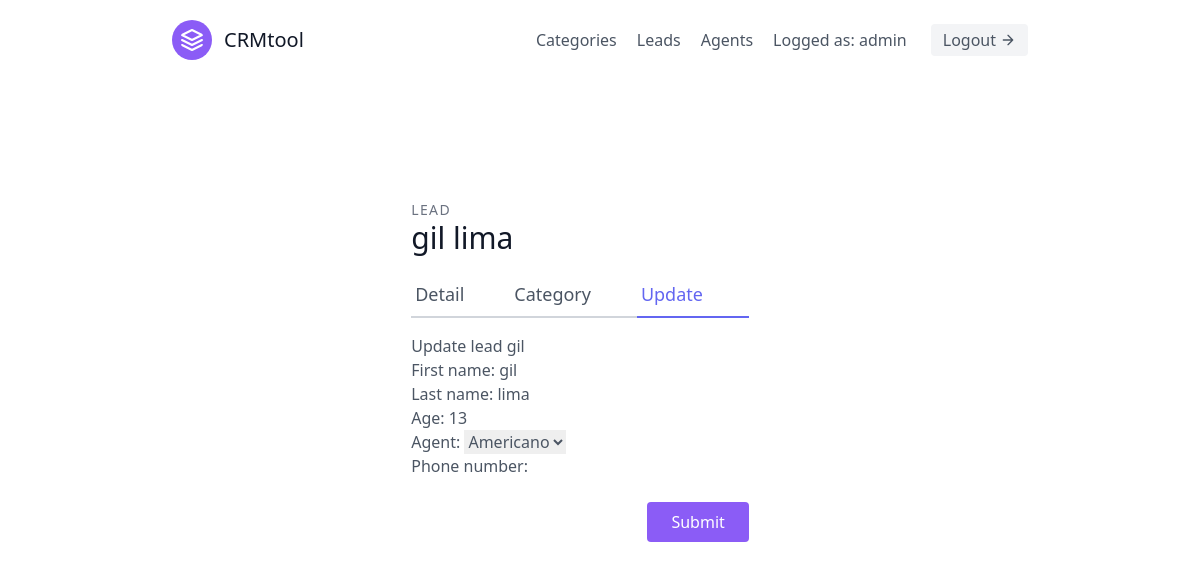
The app's page /leads/update/1 (signed in) with its own data.
### leads/models.py (models this page shows)
class User(AbstractUser):
    is_organisor = models.BooleanField(default=True)
    is_agent = models.BooleanField(default=False)

class Lead(models.Model):
    first_name = models.CharField(max_length=20)
    last_name = models.CharField(max_length=20)
    age = models.IntegerField(default=0)
    phone_number = models.CharField(blank=True, null=True, max_length=15)
    data_created = models.DateField(auto_now_add=True)
    organisation = models.ForeignKey(UserProfile, on_delete=models.CASCADE)
    agent = models.ForeignKey('Agent', blank=True, null=True, on_delete=models.SET_NULL) #Cascade means when agent is deleted leads is deleted too
    category = models.ForeignKey('Category', related_name='leads', blank=True, null=True, on_delete=models.SET_NULL)

### leads/views.py (the view, shortened to what this page needs)
# urls.py: path('update/<int:pk>', UpdateLeadClassView.as_view(), name='update_lead'),
class UpdateLeadClassView(LoginOrganiserRequiredMixin, generic.UpdateView):
    template_name = 'leads/update_lead.html'
    form_class = LeadForm
    queryset = Lead.objects.all()

### leads/forms.py
class LeadForm(forms.ModelForm):
    class Meta:
        model = Lead
        fields = ('first_name', 'last_name', 'age', 'agent', 'phone_number')

### agents/mixins.py (called while the page is built)
    def dispatch(self, request, *args, **kwargs):
        print(request.user.is_organisor)
        if not request.user.is_authenticated or not request.user.is_organisor:
            return redirect('leads:list_lead')
        return super().dispatch(request, *args, **kwargs)

### leads/models.py (called while the page is built)
    def __str__(self):
        return self.user.username

### leads/templates/leads/update_lead.html (shortened to what this page needs)
{% extends 'base.html' %}
{% load tailwind_filters %}
{% block content %}
<section class="text-gray-600 body-font overflow-hidden max-w-lg mx-auto">
    <div class="container px-5 py-24 mx-auto">
    <div class="lg:w-4/5 mx-auto flex flex-wrap">
            <div class="w-full lg:pr-10 lg:py-6 mb-6 lg:mb-0">
            <h2 class="text-sm title-font text-gray-500 tracking-widest">LEAD</h2>
            <h1 class="text-gray-900 text-3xl title-font font-medium mb-4"> {{ lead.first_name }} {{ lead.last_name }} </h1>
            <div class="flex mb-4">
                <a href="{% url 'leads:detail_lead' pk=lead.id %}" class="flex-grow border-b-2 border-gray-300 py-2 text-lg px-1">Detail</a>
                <a href="{% url 'leads:update_category' pk=lead.id %}" class="flex-grow border-b-2 border-gray-300 py-2 text-lg px-1">Category</a>
                <a class="flex-grow text-indigo-500 border-b-2 border-indigo-500 py-2 text-lg px-1">Update</a>
            </div>
            <div class="main">
                <h1>Update lead {{lead.first_name}}</h1>
                <form method="POST">
                    {{ form|crispy }}
                    <input class="flex ml-auto text-white bg-purple-500 border-0 py-2 px-6 focus:outline-none hover:bg-purple-600 rounded" type="submit">
                </form>
            </div>
        </div>
    </div>
    </div>
</section>
{% endblock content%}

### templates/navbar.html
<header class="text-gray-600 body-font">
    <div class="container mx-auto flex flex-wrap p-5 flex-col md:flex-row items-center">
        <a class="flex title-font font-medium items-center text-gray-900 mb-4 md:mb-0">
        <svg xmlns="http://www.w3.org/2000/svg" fill="none" stroke="currentColor" stroke-linecap="round" stroke-linejoin="round" stroke-width="2" class="w-10 h-10 text-white p-2 bg-purple-500 rounded-full" viewBox="0 0 24 24">
            <path d="M12 2L2 7l10 5 10-5-10-5zM2 17l10 5 10-5M2 12l10 5 10-5"></path>
        </svg>
        <span class="ml-3 text-xl">CRMtool</span>
        </a>
        <nav class="md:ml-auto flex flex-wrap items-center text-base justify-center">
        {% if not request.user.is_authenticated %}
            <a href="{% url 'singup' %}" class="mr-5 hover:text-gray-900">SingUp</a>
        {% else %}
            <a href="{% url 'leads:list_category' %}" class="mr-5 hover:text-gray-900">Categories</a>
            <a href="{% url 'leads:list_lead' %}" class="mr-5 hover:text-gray-900">Leads</a>
            {% if not request.user.is_agent %}
                <a href="{% url 'agents:agent_list' %}" class="mr-5 hover:text-gray-900">Agents</a>
            {% endif %}
                Logged as: {{ request.user.username }}
        {% endif %}
        </nav>
        {% if not request.user.is_authenticated %}
            <a href="{% url 'login' %}" class="inline-flex items-center bg-gray-100 border-0 py-1 px-3 focus:outline-none hover:bg-gray-200 rounded text-base mt-4 md:mt-0">Login
            <svg fill="none" stroke="currentColor" stroke-linecap="round" stroke-linejoin="round" stroke-width="2" class="w-4 h-4 ml-1" viewBox="0 0 24 24">
            <path d="M5 12h14M12 5l7 7-7 7"></path>
            </svg>
            </a>
        {% else %}
            <a href="{% url 'logout' %}" class="ml-6 inline-flex items-center bg-gray-100 border-0 py-1 px-3 focus:outline-none hover:bg-gray-200 rounded text-base mt-4 md:mt-0">Logout
            <svg fill="none" stroke="currentColor" stroke-linecap="round" stroke-linejoin="round" stroke-width="2" class="w-4 h-4 ml-1" viewBox="0 0 24 24">
            <path d="M5 12h14M12 5l7 7-7 7"></path>
            </svg>
            </a>
        {% endif %}
    </div>
</header>

### records on screen
User: user.username "admin"
Lead: first_name "gil", last_name "lima", age "13", agent "Americano"
